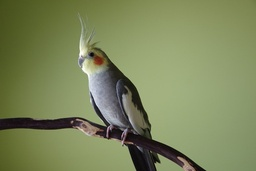
#> input picture data/images/Calopsitte3.jpg, 256 x 171 px, shrunk from 960 x 640 before the run
$ jupyter execute lab2_image.ipynb   (older library calls are emulated)
#> lines starting #> are read from the running program, lines starting #| are printed output that depends on the picture
# <center> <span style='color:Blue'>---LAB-2: Applying filters on an image---</span> <center>

In general, we apply filters on an image for various purposes: blurring, denoising, and
edge detection.

# 1 - Gradient filters

OpenCV provides three types of gradient filters or High-pass filters, Sobel, Scharr and Laplacian.

[cell 1]
import cv2
import numpy as np
from matplotlib import pyplot as plt
from math import sqrt,exp
plt.rcParams['figure.figsize'] = [20, 10]
plt.rcParams.update({'font.size': 12})
path='../data/images/Calopsitte3.jpg'

img = cv2.imread(path,0)
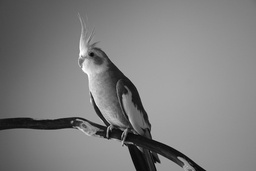
#> img: shape (171, 256); min 4, max 255, mean 127

laplacian = cv2.Laplacian(img,cv2.CV_64F)
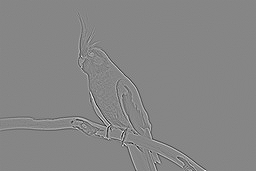
#> laplacian: shape (171, 256) float64; min -316, max 285, mean 0; drawn with min black and max white
sobelx = cv2.Sobel(img,cv2.CV_64F,1,0,ksize=5)
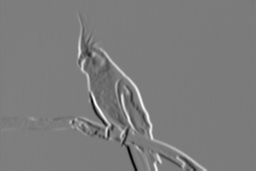
#> sobelx: shape (171, 256) float64; min -6792, max 7151, mean 27.9; drawn with min black and max white
sobely = cv2.Sobel(img,cv2.CV_64F,0,1,ksize=5)
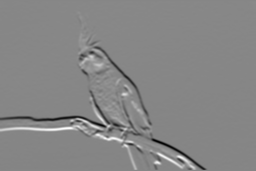
#> sobely: shape (171, 256) float64; min -6833, max 6148, mean 3.2; drawn with min black and max white

plt.subplot(2,2,1),plt.imshow(img,cmap = 'gray')
plt.title('Original'), plt.xticks([]), plt.yticks([])
plt.subplot(2,2,2),plt.imshow(laplacian,cmap = 'gray')
plt.title('Laplacian'), plt.xticks([]), plt.yticks([])
plt.subplot(2,2,3),plt.imshow(sobelx,cmap = 'gray')
plt.title('Sobel X'), plt.xticks([]), plt.yticks([])
plt.subplot(2,2,4),plt.imshow(sobely,cmap = 'gray')
plt.title('Sobel Y'), plt.xticks([]), plt.yticks([])

plt.show()

# Sobel filter
Sobel is edge detector is a gradient based method based on the first order derivatives. It calculates the first derivatives of the image separately for the X and Y axes.\
The operator uses two 3X3 kernels which are convolved with the original image to calculate approximations of the derivatives - one for horizontal changes, and one for vertical.\
with A is the image
### $$Gx=\begin{bmatrix}-1 & 0 & 1\\
-2 & 0 & 2\\
-1 & 0 & 1
\end{bmatrix}*A$$
### $$Gy=\begin{bmatrix}-1 & 2 & -1\\
 0 & 0 & 0\\
 1 & 2 & 1
\end{bmatrix}*A$$

# Laplacian Edge Detection
Unlike the Sobel edge detector, the Laplacian edge detector uses only one kernel. It calculates second order derivatives in a single pass.\
kernel used in this Laplacian detection looks like this:

### $$\begin{bmatrix} 0 & 2 & 0\\
 1 & -4 & 1\\
 0 & 1 & 0
\end{bmatrix}$$

[cell 2]
def distance(point1,point2):
    return sqrt((point1[0]-point2[0])**2 + (point1[1]-point2[1])**2)

def idealFilterLP(D0,imgShape):
#> called with D0 = 50, imgShape = (171, 256)
    base = np.zeros(imgShape[:2])
    rows, cols = imgShape[:2]
    center = (rows/2,cols/2)
    for x in range(cols):
        for y in range(rows):
            if distance((y,x),center) < D0:
                base[y,x] = 1
    return base

def idealFilterHP(D0,imgShape):
    base = np.ones(imgShape[:2])
    rows, cols = imgShape[:2]
    center = (rows/2,cols/2)
    for x in range(cols):
        for y in range(rows):
            if distance((y,x),center) < D0:
                base[y,x] = 0
    return base

def butterworthLP(D0,imgShape,n):
    base = np.zeros(imgShape[:2])
    rows, cols = imgShape[:2]
    center = (rows/2,cols/2)
    for x in range(cols):
        for y in range(rows):
            base[y,x] = 1/(1+(distance((y,x),center)/D0)**(2*n))
    return base

def butterworthHP(D0,imgShape,n):
    base = np.zeros(imgShape[:2])
    rows, cols = imgShape[:2]
    center = (rows/2,cols/2)
    for x in range(cols):
        for y in range(rows):
            base[y,x] = 1-1/(1+(distance((y,x),center)/D0)**(2*n))
    return base

def gaussianLP(D0,imgShape):
    base = np.zeros(imgShape[:2])
    rows, cols = imgShape[:2]
    center = (rows/2,cols/2)
    for x in range(cols):
        for y in range(rows):
            base[y,x] = exp(((-distance((y,x),center)**2)/(2*(D0**2))))
    return base

def gaussianHP(D0,imgShape):
    base = np.zeros(imgShape[:2])
    rows, cols = imgShape[:2]
    center = (rows/2,cols/2)
    for x in range(cols):
        for y in range(rows):
            base[y,x] = 1 - exp(((-distance((y,x),center)**2)/(2*(D0**2))))
    return base

# Low Pass Filter

Low pass filter is a filter that only allow low frequencies to pass through. Low frequencies in images mean pixel values that are changing slowly

[cell 3]
img = cv2.imread(path, 0)
original = np.fft.fft2(img)
center = np.fft.fftshift(original)

plt.figure(figsize=(6.4*5, 4.8*5), constrained_layout=False)

plt.subplot(151), plt.imshow(np.log(1+np.abs(center)), "gray"), plt.title("Spectrum")

LowPass = idealFilterLP(50,img.shape)
plt.subplot(152), plt.imshow(np.abs(LowPass), "gray"), plt.title("Low Pass Filter")

LowPassCenter = center * idealFilterLP(50,img.shape)
plt.subplot(153), plt.imshow(np.log(1+np.abs(LowPassCenter)), "gray"), plt.title("Centered Spectrum multiply Low Pass Filter")

LowPass = np.fft.ifftshift(LowPassCenter)
plt.subplot(154), plt.imshow(np.log(1+np.abs(LowPass)), "gray"), plt.title("Decentralize")

inverse_LowPass = np.fft.ifft2(LowPass)
plt.subplot(155), plt.imshow(np.abs(inverse_LowPass), "gray"), plt.title("Processed Image")

plt.show()

Low pass filter is a filter that only allow low frequencies to pass through. Low frequencies in images mean pixel values that are changing slowly

# High Pass Filter

High Pass filter, on the contrary, is a filter that only allow high frequencies to pass through. High frequencies in images mean pixel values that are changing dramatically.

[cell 4]
img = cv2.imread(path, 0)
original = np.fft.fft2(img)
center = np.fft.fftshift(original)

plt.figure(figsize=(6.4*5, 4.8*5), constrained_layout=False)

plt.subplot(151), plt.imshow(np.log(1+np.abs(center)), "gray"), plt.title("Spectrum")

HighPass = idealFilterHP(50,img.shape)
plt.subplot(152), plt.imshow(np.abs(HighPass), "gray"), plt.title("High Pass Filter")

HighPassCenter = center * idealFilterHP(50,img.shape)
plt.subplot(153), plt.imshow(np.log(1+np.abs(HighPassCenter)), "gray"), plt.title("Centered Spectrum multiply High Pass Filter")

HighPass = np.fft.ifftshift(HighPassCenter)
plt.subplot(154), plt.imshow(np.log(1+np.abs(HighPass)), "gray"), plt.title("Decentralize")

inverse_HighPass = np.fft.ifft2(HighPass)
plt.subplot(155), plt.imshow(np.abs(inverse_HighPass), "gray"), plt.title("Processed Image")

plt.show()
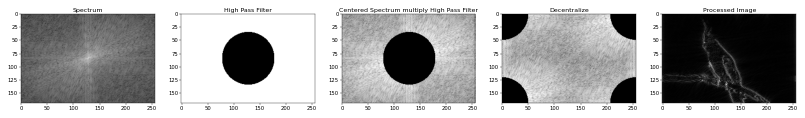
#> figure drawn by matplotlib, 5 panels

The output from high pass filter captures the edges in image which could be used to sharpen the original image with proper overlap calculation. This will enhance sharpness in original image making edges more clear.

## Discussion

we could notice that these two filters present different characteristics. Low pass filter tends to preserve overall information in an image. On the other hand, high pass filter is trying to identify changes in an image.

# Ideal Filter

Given a radius value D₀ as a threshold, low pass filter has $H(u, v)$ equals to 1 under the threshold, and $H(u,v)$ equals to 0 when above the threshold.
#### Ideal Low Pass Filter
$$
H(u,v)=\left\{
    \begin{array}{ll}
        0 & if D(u,v) \le D_0 \\
        1 & if D(u,v) > D_0
    \end{array}
\right.
$$
#### Ideal High Pass Filter
$$
H(u,v)=\left\{
    \begin{array}{ll}
        1 & if D(u,v) \le D_0 \\
        0 & if D(u,v) > D_0
    \end{array}
\right.
$$

[cell 5]
plt.figure(figsize=(6.4*5, 4.8*5), constrained_layout=False)

LowPass = idealFilterLP(50,img.shape)
plt.subplot(131), plt.imshow(LowPass, "gray"), plt.title("Ideal Low Pass Filter")

HighPass = idealFilterHP(50,img.shape)
plt.subplot(132), plt.imshow(HighPass, "gray"), plt.title("Ideal High Pass Filter")

plt.show()

# Btterworth Filter

Butterworth filter introduces a new parameter n in the function. While manipulating n, it affects the clearness of the cutoff between passed and filtered frequencies.

### Butterworth high pass filter
$$H(u,v)=\frac{1}{1+[D_0/D(u,v)]^{2n}}$$
### Butterworth low pass filter
$$H(u,v)=\frac{1}{1+[D(u,v)/D_0]^{2n}}$$

[cell 6]
plt.figure(figsize=(6.4*5, 4.8*5), constrained_layout=False)

LowPass = butterworthLP(50,img.shape,20)
plt.subplot(131), plt.imshow(LowPass, "gray"), plt.title("Butterworth Low Pass Filter (n=20)")

HighPass = butterworthHP(50,img.shape,20)
plt.subplot(132), plt.imshow(HighPass, "gray"), plt.title("Butterworth High Pass Filter (n=20)")

plt.show()
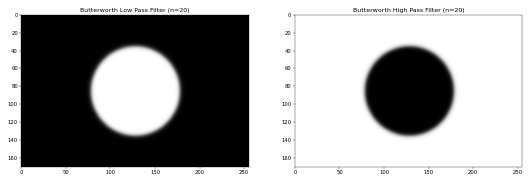
#> figure drawn by matplotlib, 2 panels

[cell 7]
plt.figure(figsize=(6.4*5, 4.8*5), constrained_layout=False)

LowPass = butterworthLP(50,img.shape,3)
plt.subplot(131), plt.imshow(LowPass, "gray"), plt.title("Butterworth Low Pass Filter (n=3)")

HighPass = butterworthHP(50,img.shape,3)
plt.subplot(132), plt.imshow(HighPass, "gray"), plt.title("Butterworth High Pass Filter (n=3)")

plt.show()
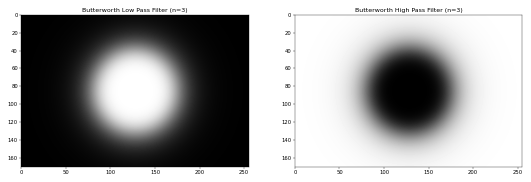
#> figure drawn by matplotlib, 2 panels

While manipulating n, it affects the clearness of the cutoff between passed and filtered frequencies

# Gaussian Filter

Gaussian filter is a smoother cutoff version than Butterworth. The cutoff between passed and filtered frequencies is very blurry which leads to smoother processed images.

### Gaussian high pass filter
$$H(u,v)=1-\exp^{-D(u,v)^2/2D_0}$$
### Gaussian low pass filter
$$H(u,v)=\exp^{-D(u,v)^2/2D_0}$$

[cell 8]
plt.figure(figsize=(6.4*5, 4.8*5), constrained_layout=False)

LowPass = gaussianLP(50,img.shape)
plt.subplot(131), plt.imshow(LowPass, "gray"), plt.title("Gaussian Low Pass Filter")

HighPass = gaussianHP(50,img.shape)
plt.subplot(132), plt.imshow(HighPass, "gray"), plt.title("Gaussian High Pass Filter")

plt.show()
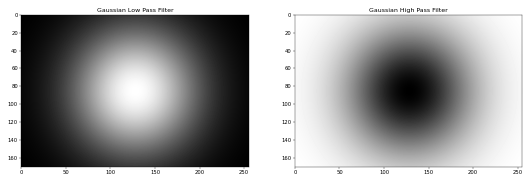
#> figure drawn by matplotlib, 2 panels

# Filter Comparison

[cell 9]
plt.figure(figsize=(6.4*5, 4.8*5), constrained_layout=False)

IdealLP = idealFilterLP(50,img.shape)
plt.subplot(131), plt.imshow(IdealLP, "gray"), plt.title("Ideal Low Pass Filter")

ButterLP = butterworthLP(50,img.shape,10)
plt.subplot(132), plt.imshow(ButterLP, "gray"), plt.title("Butterworth Low Pass Filter (n=10)")

GaussianLP = gaussianLP(50,img.shape)
plt.subplot(133), plt.imshow(GaussianLP, "gray"), plt.title("Gaussian Low Pass Filter")

plt.figure(figsize=(6.4*5, 4.8*5), constrained_layout=False)
IdealHP = idealFilterHP(50,img.shape)
plt.subplot(231), plt.imshow(IdealHP, "gray"), plt.title("Ideal High Pass Filter")

ButterHP = butterworthHP(50,img.shape,10)
plt.subplot(232), plt.imshow(ButterHP, "gray"), plt.title("Butterworth High Pass Filter (n=10)")

GaussianHP = gaussianHP(50,img.shape)
plt.subplot(233), plt.imshow(GaussianHP, "gray"), plt.title("Gaussian High Pass Filter")

plt.show()
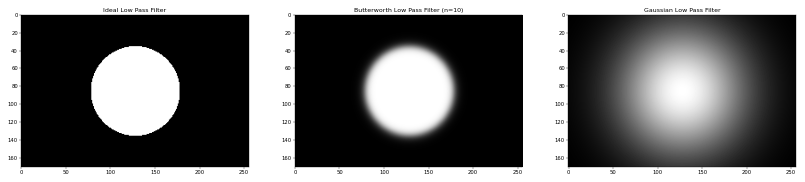
#> figure drawn by matplotlib, 3 panels
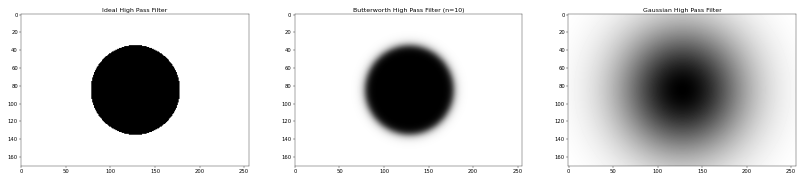
#> figure drawn by matplotlib, 3 panels

From left to right, the circle becomes blurry on its edge which will lead to different impact on output results.

[cell 10]
img = cv2.imread(path, 0)
original = np.fft.fft2(img)
center = np.fft.fftshift(original)

plt.figure(figsize=(6.4*5, 4.8*5), constrained_layout=False)

LowPassCenter = center * idealFilterLP(50,img.shape)
